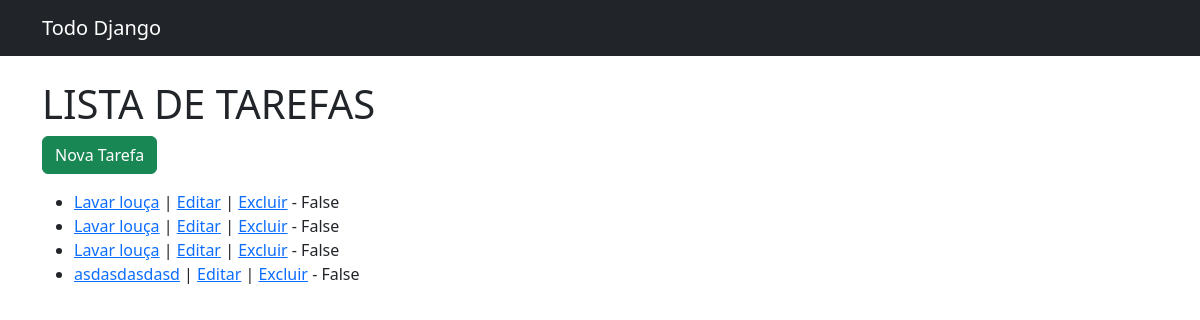
Before: / with the older database file.
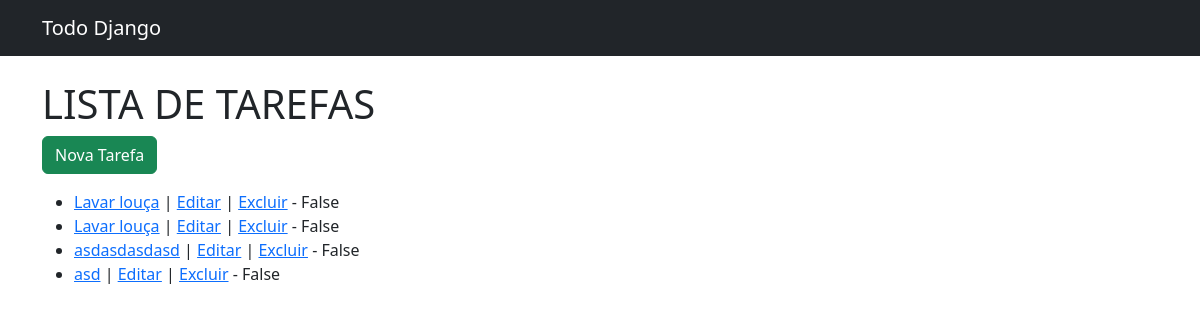
After: the same page with the newer database file.
### tasks/models.py (models this page shows, shortened)
class Task(models.Model):
    titulo = models.CharField(max_length=50)
    descricao = models.TextField(max_length=200, blank=True)
    criada_em = models.DateTimeField(auto_now_add=True)
    atualizada_em = models.DateTimeField(auto_now_add=True)
    concluida = models.BooleanField(default=False)

### tasks/views.py (the view)
# urls.py: path('', views.list_tasks, name='list_tasks'),
def list_tasks(request):
    tasks = Task.objects.all()
    return render(request, 'tasks/list_tasks.html', {'tasks': tasks})

### tasks/templates/tasks/list_tasks.html
{% extends 'base.html' %}
{% block content %}
<h1>LISTA DE TAREFAS</h1>
<a href="{% url 'create_task' %}" class="btn btn-success mb-3">Nova Tarefa</a>
<ul>
    {% for task in tasks %}
        <li>
            <a href="{% url 'ver_task' task.id  %}"> {{task.titulo }}</a>
            | <a href="{% url 'edit_task' task.id %}">Editar</a>
            | <a href="{% url 'delete_task' task.id %}">Excluir</a>
        - {{ task.concluida }}
        </li>
    {% empty %}
        <li>Nenhuma tarega encontrada</li>
    {% endfor %}
</ul>
{% endblock %}

Changed rows visible on the page:
removed Task: titulo "Lavar louça", concluida "False"
added Task: titulo "asd", concluida "False"
